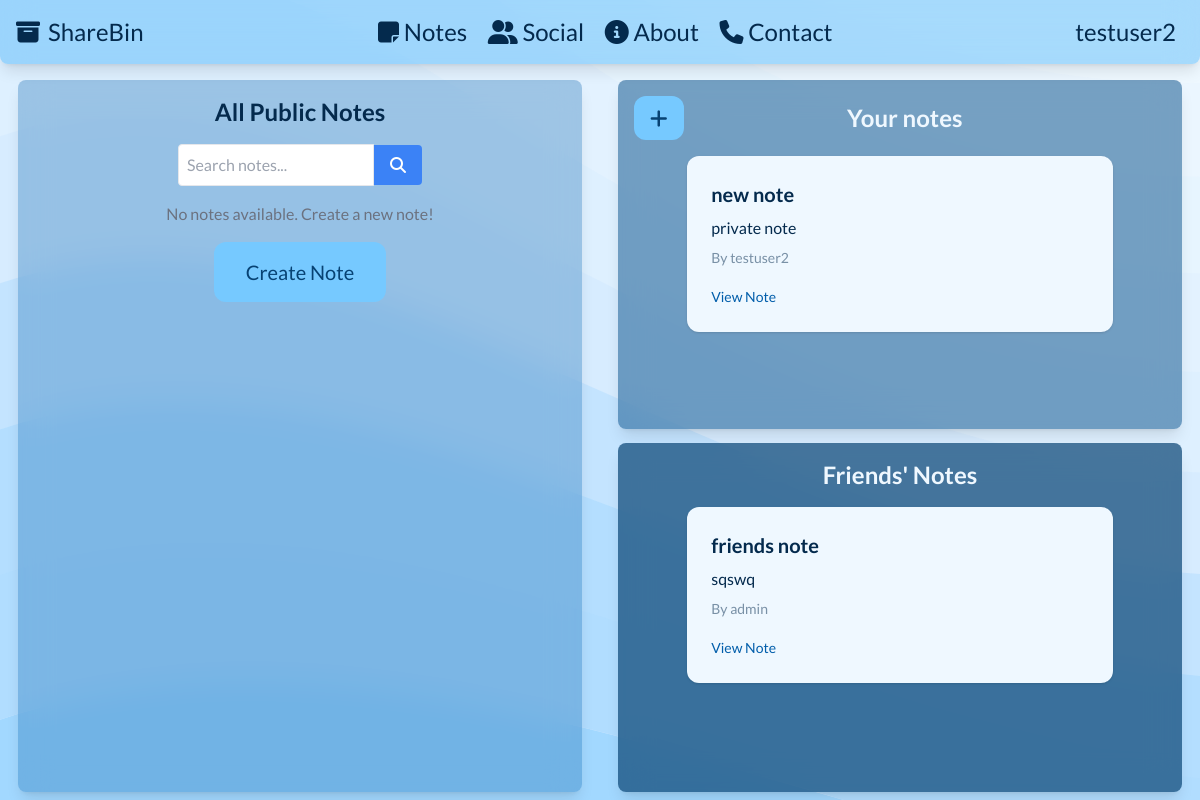
Page /notes/ (signed in) on the committed database.
### tables this page shows
CREATE TABLE users (
            id INTEGER PRIMARY KEY AUTOINCREMENT,
            username TEXT,
            password TEXT,
            email TEXT,
            created_at TIMESTAMP DEFAULT CURRENT_TIMESTAMP
        );

CREATE TABLE notes (
            id INTEGER PRIMARY KEY AUTOINCREMENT,
            user TEXT,
            title TEXT,
            content TEXT,
            is_private INTEGER,
            visibility TEXT CHECK(visibility IN ('public', 'private', 'friends')),
            file_path TEXT,
            created_at TIMESTAMP DEFAULT CURRENT_TIMESTAMP
        );

### app.py (the view, shortened to what this page needs)
@app.route('/notes/')
def list_notes():
    conn = get_db()
    c = conn.cursor()
    public_notes = []
    my_notes = []
    friend_notes = []
    search_query = ""
    user_id = session.get('user_id')
    username = session.get('username')
    if user_id:
        c.execute("""
            SELECT n.id, u.username, n.title, n.content, n.is_private, n.file_path
            FROM notes n
            JOIN users u ON n.user = u.id
            WHERE n.user = ?
        """, (user_id,))
        my_notes = c.fetchall()
        c.execute("""
            SELECT u.id FROM users u
            JOIN friends f ON (
                (f.user_id = ? AND f.friend_id = u.id)
                OR (f.friend_id = ? AND f.user_id = u.id)
            )
            WHERE u.id != ?
        """, (user_id, user_id, user_id))
        friend_ids = [row[0] for row in c.fetchall()]
        if friend_ids:
            placeholders = ','.join(['?'] * len(friend_ids))
            query = f"""
                SELECT n.id, u.username, n.title, n.content, n.is_private, n.file_path
                FROM notes n
                JOIN users u ON n.user = u.id
                WHERE n.user IN ({placeholders})
                AND n.visibility = 'friends'
            """
            c.execute(query, friend_ids)
            friend_notes = c.fetchall()
    if request.method == 'GET':
        if 'search' in request.args:
            search_query = request.args.get('q')
            c.execute(f"""
                SELECT n.id, u.username, n.title, n.content, n.is_private, n.file_path
                FROM notes n
                JOIN users u ON n.user = u.id
                WHERE n.title LIKE '%{search_query}%' AND n.visibility = 'public'
            """)
            public_notes = c.fetchall()
        else:
            c.execute("""
                SELECT n.id, u.username, n.title, n.content, n.is_private, n.file_path
                FROM notes n
                JOIN users u ON n.user = u.id
                WHERE n.visibility = 'public'
                AND n.user != ?
            """, (user_id,))
            public_notes = c.fetchall()
    conn.close()
    return render_template('list_notes.html',
                           public_notes=public_notes,
                           my_notes=my_notes,
                           friend_notes=friend_notes,
                           search_query=search_query,
                           user=username)

### app.py (called while the page is built)
def get_db():
    conn = sqlite3.connect(DATABASE)
    return conn

### templates/list_notes.html (shortened to what this page needs)
{% extends "base.html" %} {% block content %}
<div class="flex flex-row w-full h-full max-h-full justify-around pb-2">
  <section
    class="w-[47%] h-auto max-h-full overflow-scroll bg-congress-blue-700/30 backdrop-blur-lg shadow-lg flex flex-col justify-start items-center rounded-lg p-4"
  >
    <h2 class="text-2xl font-bold mb-4">All Public Notes</h2>
    <form method="get" class="mb-4 flex flex-row justify-center items-center">
      <input
        type="text"
        name="q"
        placeholder="Search notes..."
        value="{{ search_query }}"
        class="w-full border p-2 rounded-l"
      />
      <button
        type="submit"
        name="search"
        class="bg-blue-500 text-white px-4 py-2 rounded-r hover:bg-blue-600"
      >
        <i class="fa-solid fa-magnifying-glass"></i>
      </button>
    </form>
    {% if not public_notes %} {% if search_query %}
    <p class="text-center text-congress-blue-950/70">
      No notes found for "{{ search_query }}"
    </p>
    {% else %}
    <p class="text-center text-gray-500">
      No notes available. Create a new note!
    </p>
    <a
      href="/note/new"
      class="rounded-xl text-xl bg-congress-blue-300 py-4 px-8 mt-4 text-congress-blue-900 hover:bg-congress-blue-400"
      >Create Note</a
    >
    {% endif %} {% endif %}
  </section>
  <div class="w-[47%] flex flex-col justify-between items-center">
    <section
      class="w-full h-[49%] text-congress-blue-50 bg-congress-blue-800/50 backdrop-blur-lg shadow-lg flex flex-col justify-start items-center rounded-lg p-4 overflow-scroll"
    >
      <div class="flex flex-row w-full justify-between items-center mb-4">
        <a
          href="/note/new"
          class="bg-congress-blue-300 rounded-xl text-xl py-2 px-4 text-congress-blue-900 hover:bg-congress-blue-400"
        >
          <i class="fa-solid fa-plus"></i
        ></a>
        <h2 class="text-2xl font-bold flex-grow text-center">Your notes</h2>
      </div>
      {% for note in my_notes %}
      <div
        class="w-4/5 mx-auto text-congress-blue-950 bg-congress-blue-50 p-6 rounded-xl shadow mb-4"
      >
        <h2 class="text-xl font-bold mb-2">{{ note[2] }}</h2>
        <p class="text-md text-congress-blue-950 mb-2">{{ note[3] }}</p>
        <p class="text-sm text-congress-blue-950/50 mb-4">By {{ note[1] }}</p>
        <a
          href="/note/{{ note[0] }}"
          class="text-congress-blue-700 hover:underline text-sm"
          >View Note</a
        >
      </div>
      {% endfor %}
    </section>
    <section
      class="w-full h-[49%] text-congress-blue-50 bg-congress-blue-900/70 backdrop-blur-lg shadow-lg flex flex-col justify-start items-center rounded-lg p-4 overflow-scroll"
    >
      <div>
        <h2 class="text-2xl font-bold mb-4">Friends' Notes</h2>
      </div>
      {% if friend_notes %} {% for note in friend_notes %}
      <div
        class="w-4/5 mx-auto text-congress-blue-950 bg-congress-blue-50 p-6 rounded-xl shadow mb-4"
      >
        <h2 class="text-xl font-bold mb-2">{{ note[2] }}</h2>
        <p class="text-md text-congress-blue-950 mb-2">{{ note[3] }}</p>
        <p class="text-sm text-congress-blue-950/50 mb-4">By {{ note[1] }}</p>
        <a
          href="/note/{{ note[0] }}"
          class="text-congress-blue-700 hover:underline text-sm"
          >View Note</a
        >
      </div>
      {% endfor %} {% endif %}
    </section>
  </div>
</div>
{% endblock %}

### templates/base.html (shortened to what this page needs)
<!DOCTYPE html>
<html>
  <head>
    <script src="https://cdn.tailwindcss.com"></script>
  </head>
  <body
    class="font-[lato] text-congress-blue-950 bg-congress-blue-100 scroll-smooth"
  >
    <header>
      <nav
        class="bg-congress-blue-500/30 backdrop-blur-lg rounded-b-lg shadow-lg p-4 flex flex-row w-full fixed top-0 z-50"
      >
        <div class="container justify-start text-2xl w-fit">
          <a
            href="/"
            class="flex items-center hover:text-gray-200 hover:text-shadow-lg transition-all duration-150 ease-in-out w-fit"
          >
            <i class="fa-solid fa-box-archive pr-2"></i>
            <h1 class="text-2xl">ShareBin</h1>
          </a>
        </div>
        <div class="container justify-center text-2xl w-fit mx-auto">
          <a
            href="/notes"
            class="p-2 hover:text-gray-200 transition-all duration-150 ease-in-out w-fit"
            ><i class="fa fa-sticky-note"></i> Notes</a
          >
          <a
            href="/social"
            class="p-2 hover:text-gray-200 transition-all duration-150 ease-in-out w-fit"
          >
            <i class="fa-solid fa-user-group"></i> Social</a
          >
          <a
            href="/about"
            class="p-2 hover:text-gray-200 transition-all duration-150 ease-in-out w-fit"
            ><i class="fa-solid fa-circle-info"></i> About</a
          >
          <a
            href="/contact"
            class="p-2 hover:text-gray-200 transition-all duration-150 ease-in-out w-fit"
          >
            <i class="fa-solid fa-phone"></i> Contact</a
          >
        </div>
        <div class="container justify-end text-2xl w-fit">
          {% if user %}
          <a
            href="/profile"
            class="p-2 hover:text-gray-200 transition-all duration-150 ease-in-out w-fit"
            >{{ user }}</a
          >
          {% else %}
          <a
            href="/login"
            class="p-2 hover:text-gray-200 transition-all duration-150 ease-in-out w-fit"
            >Log In <span aria-hidden="true">&rarr;</span></a
          >
          {% endif %}
        </div>
      </nav>
    </header>
    <section
      class="w-full min-h-fit h-screen pt-[10vh] bg-custom-pattern bg-cover bg-repeat-y bg-fixed"
    >
      {% block content %}{% endblock %}
    </section>
  </body>
</html>

### rows in the picture
users: username "testuser2"
notes: title "new note", content "private note", username "testuser2"
notes: title "friends note", content "sqswq", username "admin"
